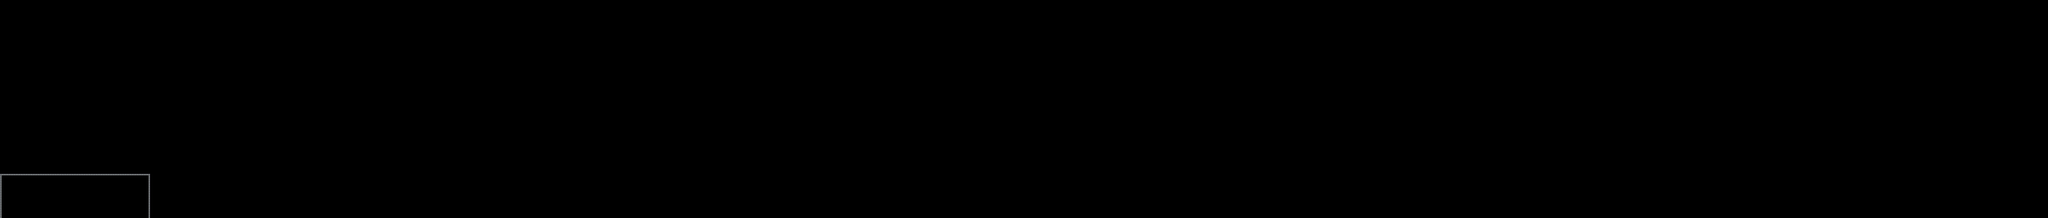

Tiled map render using the project's own tile images. Description and the map definition, with tile-layer contents summarised, below:
An orthogonal 600x64 tile map with 16x16 px tiles, 1 tile layer (tiles) and 22 objects.

<map version="1.4" tiledversion="1.4.1" orientation="orthogonal" renderorder="right-down" width="600" height="64" tilewidth="16" tileheight="16" infinite="0" nextlayerid="7" nextobjectid="75">
 <tileset firstgid="1" name="tiles" tilewidth="16" tileheight="16" tilecount="16" columns="4">
  <image source="../../images/tilesets/tiles.png" width="64" height="64" />
 </tileset>
 <objectgroup id="2" name="sw-triangles">
  <object id="1" x="32" y="608" width="32" height="208" />
  <object id="2" x="32" y="624" width="48" height="192" />
  <object id="3" x="32" y="640" width="64" height="176" />
  <object id="4" x="32" y="656" width="80" height="160" />
  <object id="5" x="32" y="672" width="96" height="144" />
  <object id="6" x="32" y="688" width="112" height="128" />
  <object id="7" x="32" y="704" width="130" height="112" />
  <object id="8" x="32" y="720" width="148" height="96" />
  <object id="9" x="32" y="736" width="160" height="80" />
  <object id="10" x="32" y="752" width="176" height="64" />
  <object id="11" x="32" y="768" width="208" height="48" />
  <object id="12" x="32" y="784" width="260" height="32" />
  <object id="13" x="32" y="800" width="320" height="16" />
  <object id="18" x="32" y="32" width="12" height="782.667" />
  <object id="37" x="32" y="240" width="24" height="578.047" />
 </objectgroup>
 <objectgroup id="3" name="squares">
  <object id="14" x="32" y="815.788" width="672" height="16" />
  <object id="26" x="0" y="32" width="32" height="800" />
 </objectgroup>
 <objectgroup id="6" name="end">
  <object id="35" x="8800" y="288" width="16" height="64" />
 </objectgroup>
 <objectgroup id="4" name="se-triangles">
  <object id="19" x="631" y="756" width="73" height="60" />
  <object id="20" x="576" y="768" width="128" height="48" />
  <object id="21" x="498" y="784" width="205.333" height="32" />
  <object id="22" x="432" y="800" width="272" height="16" />
 </objectgroup>
 <layer id="5" name="tiles" width="600" height="64">
  <data>[38400 cells, 68 non-empty, 6 distinct tile ids]</data>
 </layer>
</map>
